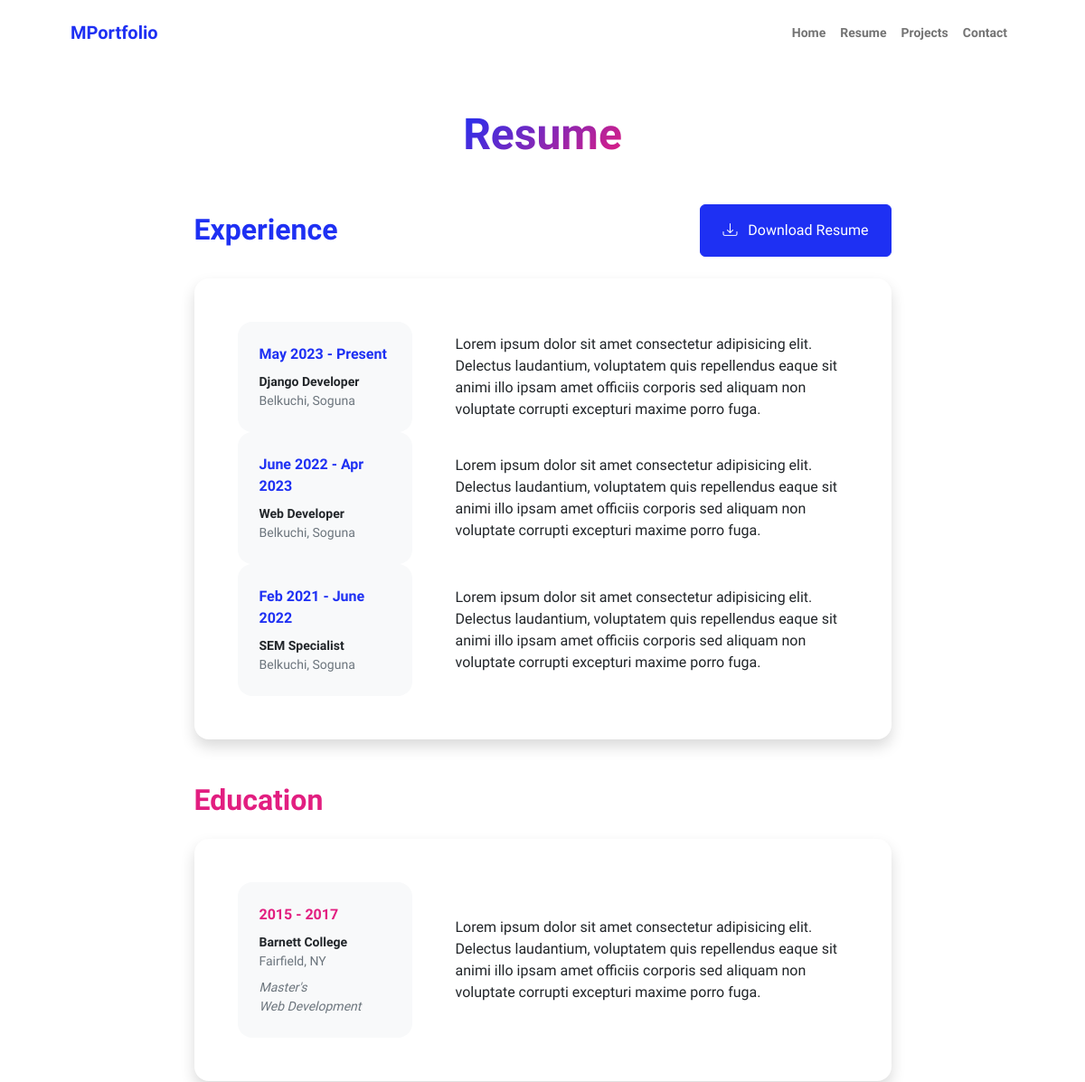
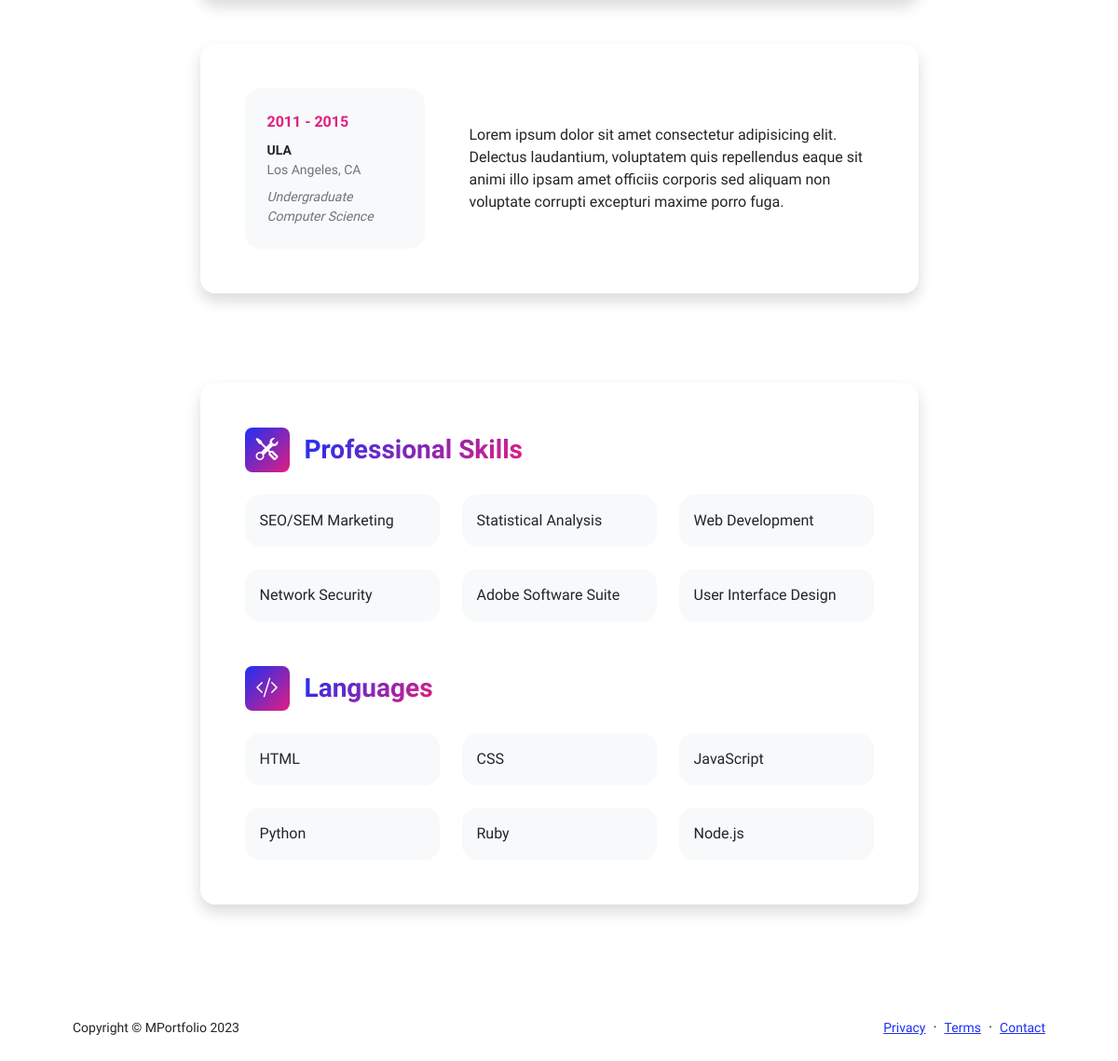
Screenshot of /resume/ with the database file from the repository (2 pictures, top to bottom).
### myapp/models.py (models this page shows, shortened)
class Experience(models.Model):
    job_year = models.CharField(max_length=200)
    job_title = models.CharField(max_length=255)
    address = models.CharField(max_length=255)
    description = models.TextField()
    class Meta:
        verbose_name_plural = 'Experiences'

### myapp/views.py (the view)
# urls.py: path('resume/', ResumeView, name='resume'),
def ResumeView(request):
    job_info_data = Experience.objects.all()
    context = {
        'job_info_data': job_info_data
    }
    return render(request, 'resume.html', context)

### templates/resume.html
{% extends "layouts.html" %}
{% load static %}
{% block content %}
<div class="container px-5 my-5">
    <div class="text-center mb-5">
        <h1 class="display-5 fw-bolder mb-0"><span class="text-gradient d-inline">Resume</span></h1>
    </div>
    <div class="row gx-5 justify-content-center">
        <div class="col-lg-11 col-xl-9 col-xxl-8">
            <section>
                <div class="d-flex align-items-center justify-content-between mb-4">
                    <h2 class="text-primary fw-bolder mb-0">Experience</h2>
                    <a class="btn btn-primary px-4 py-3" href="#!">
                        <div class="d-inline-block bi bi-download me-2"></div>
                        Download Resume
                    </a>
                </div>
                <div class="card shadow border-0 rounded-4 mb-5">
                    <div class="card-body p-5">
                        <div class="row align-items-center gx-5">
                            {% for job in job_info_data %}
                                <div class="col text-center text-lg-start mb-4 mb-lg-0">
                                    <div class="bg-light p-4 rounded-4">
                                        <div class="text-primary fw-bolder mb-2">{{ job.job_year }}</div>
                                        <div class="small fw-bolder">{{ job.job_title }}</div>
                                        <div class="small text-muted">{{ job.address }}</div>
                                    </div>
                                </div>
                                <div class="col-lg-8">
                                    <div>{{ job.description }}</div>
                                </div>
                            {% endfor %}
                        </div>
                    </div>
                </div>
            </section>
            <section>
                <h2 class="text-secondary fw-bolder mb-4">Education</h2>
                <div class="card shadow border-0 rounded-4 mb-5">
                    <div class="card-body p-5">
                        <div class="row align-items-center gx-5">
                            <div class="col text-center text-lg-start mb-4 mb-lg-0">
                                <div class="bg-light p-4 rounded-4">
                                    <div class="text-secondary fw-bolder mb-2">2015 - 2017</div>
                                    <div class="mb-2">
                                        <div class="small fw-bolder">Barnett College</div>
                                        <div class="small text-muted">Fairfield, NY</div>
                                    </div>
                                    <div class="fst-italic">
                                        <div class="small text-muted">Master's</div>
                                        <div class="small text-muted">Web Development</div>
                                    </div>
                                </div>
                            </div>
                            <div class="col-lg-8">
                                <div>Lorem ipsum dolor sit amet consectetur adipisicing elit. Delectus laudantium,
                                    voluptatem quis repellendus eaque sit animi illo ipsam amet officiis corporis sed
                                    aliquam non voluptate corrupti excepturi maxime porro fuga.</div>
                            </div>
                        </div>
                    </div>
                </div>
                <div class="card shadow border-0 rounded-4 mb-5">
                    <div class="card-body p-5">
                        <div class="row align-items-center gx-5">
                            <div class="col text-center text-lg-start mb-4 mb-lg-0">
                                <div class="bg-light p-4 rounded-4">
                                    <div class="text-secondary fw-bolder mb-2">2011 - 2015</div>
                                    <div class="mb-2">
                                        <div class="small fw-bolder">ULA</div>
                                        <div class="small text-muted">Los Angeles, CA</div>
                                    </div>
                                    <div class="fst-italic">
                                        <div class="small text-muted">Undergraduate</div>
                                        <div class="small text-muted">Computer Science</div>
                                    </div>
                                </div>
                            </div>
                            <div class="col-lg-8">
                                <div>Lorem ipsum dolor sit amet consectetur adipisicing elit. Delectus laudantium,
                                    voluptatem quis repellendus eaque sit animi illo ipsam amet officiis corporis sed
                                    aliquam non voluptate corrupti excepturi maxime porro fuga.</div>
                            </div>
                        </div>
                    </div>
                </div>
            </section>
            <div class="pb-5"></div>
            <section>
                <div class="card shadow border-0 rounded-4 mb-5">
                    <div class="card-body p-5">
                        <div class="mb-5">
                            <div class="d-flex align-items-center mb-4">
                                <div
                                    class="feature bg-primary bg-gradient-primary-to-secondary text-white rounded-3 me-3">
                                    <i class="bi bi-tools"></i></div>
                                <h3 class="fw-bolder mb-0"><span class="text-gradient d-inline">Professional
                                        Skills</span></h3>
                            </div>
                            <div class="row row-cols-1 row-cols-md-3 mb-4">
                                <div class="col mb-4 mb-md-0">
                                    <div class="d-flex align-items-center bg-light rounded-4 p-3 h-100">SEO/SEM
                                        Marketing</div>
                                </div>
                                <div class="col mb-4 mb-md-0">
                                    <div class="d-flex align-items-center bg-light rounded-4 p-3 h-100">Statistical
                                        Analysis</div>
                                </div>
                                <div class="col">
                                    <div class="d-flex align-items-center bg-light rounded-4 p-3 h-100">Web Development
                                    </div>
                                </div>
                            </div>
                            <div class="row row-cols-1 row-cols-md-3">
                                <div class="col mb-4 mb-md-0">
                                    <div class="d-flex align-items-center bg-light rounded-4 p-3 h-100">Network Security
                                    </div>
                                </div>
                                <div class="col mb-4 mb-md-0">
                                    <div class="d-flex align-items-center bg-light rounded-4 p-3 h-100">Adobe Software
                                        Suite</div>
                                </div>
                                <div class="col">
                                    <div class="d-flex align-items-center bg-light rounded-4 p-3 h-100">User Interface
                                        Design</div>
                                </div>
                            </div>
                        </div>
                        <div class="mb-0">
                            <div class="d-flex align-items-center mb-4">
                                <div
                                    class="feature bg-primary bg-gradient-primary-to-secondary text-white rounded-3 me-3">
                                    <i class="bi bi-code-slash"></i></div>
                                <h3 class="fw-bolder mb-0"><span class="text-gradient d-inline">Languages</span></h3>
                            </div>
                            <div class="row row-cols-1 row-cols-md-3 mb-4">
                                <div class="col mb-4 mb-md-0">
                                    <div class="d-flex align-items-center bg-light rounded-4 p-3 h-100">HTML</div>
                                </div>
                                <div class="col mb-4 mb-md-0">
                                    <div class="d-flex align-items-center bg-light rounded-4 p-3 h-100">CSS</div>
                                </div>
                                <div class="col">
                                    <div class="d-flex align-items-center bg-light rounded-4 p-3 h-100">JavaScript</div>
                                </div>
                            </div>
                            <div class="row row-cols-1 row-cols-md-3">
                                <div class="col mb-4 mb-md-0">
                                    <div class="d-flex align-items-center bg-light rounded-4 p-3 h-100">Python</div>
                                </div>
                                <div class="col mb-4 mb-md-0">
                                    <div class="d-flex align-items-center bg-light rounded-4 p-3 h-100">Ruby</div>
                                </div>
                                <div class="col">
                                    <div class="d-flex align-items-center bg-light rounded-4 p-3 h-100">Node.js</div>
                                </div>
                            </div>
                        </div>
                    </div>
                </div>
            </section>
        </div>
    </div>
</div>
{% endblock %}

### rows the page displays
Experience: job_year "May 2023 - Present", job_title "Django Developer", address "Belkuchi, Soguna", description "Lorem ipsum dolor sit amet consectetur adipisicing elit. Delectus laudantium, voluptatem quis repellendus eaque sit animi illo ipsam amet officiis corporis sed aliquam non voluptate corrupti excepturi maxime porro fuga."
Experience: job_year "June 2022 - Apr 2023", job_title "Web Developer", address "Belkuchi, Soguna", description "Lorem ipsum dolor sit amet consectetur adipisicing elit. Delectus laudantium, voluptatem quis repellendus eaque sit animi illo ipsam amet officiis corporis sed aliquam non voluptate corrupti excepturi maxime porro fuga."
Experience: job_year "Feb 2021 - June 2022", job_title "SEM Specialist", address "Belkuchi, Soguna", description "Lorem ipsum dolor sit amet consectetur adipisicing elit. Delectus laudantium, voluptatem quis repellendus eaque sit animi illo ipsam amet officiis corporis sed aliquam non voluptate corrupti excepturi maxime porro fuga."
